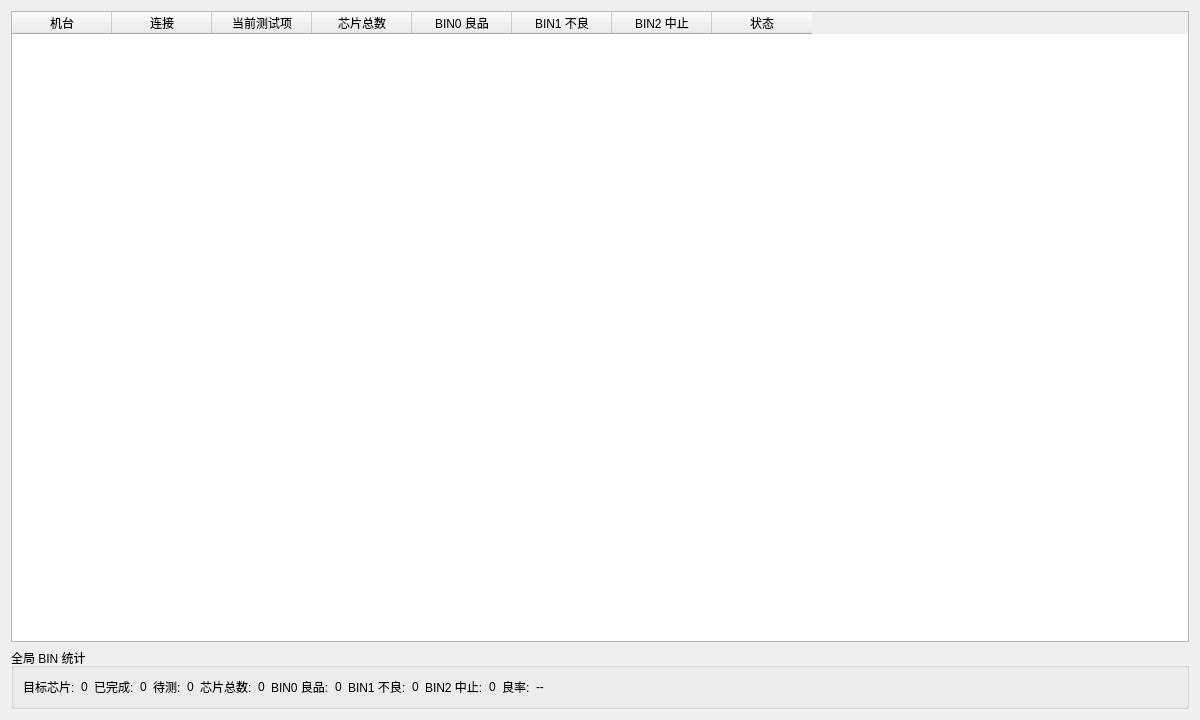
<?xml version="1.0" encoding="UTF-8"?>
<ui version="4.0">
 <class>Dashboard</class>
 <widget class="QWidget" name="Dashboard">
  <property name="geometry">
   <rect>
    <x>0</x>
    <y>0</y>
    <width>1200</width>
    <height>720</height>
   </rect>
  </property>
  <layout class="QVBoxLayout" name="rootLayout">
   <item>
    <widget class="QTableWidget" name="tbl_dash">
     <column>
      <property name="text">
       <string>机台</string>
      </property>
     </column>
     <column>
      <property name="text">
       <string>连接</string>
      </property>
     </column>
     <column>
      <property name="text">
       <string>当前测试项</string>
      </property>
     </column>
     <column>
      <property name="text">
       <string>芯片总数</string>
      </property>
     </column>
     <column>
      <property name="text">
       <string>BIN0 良品</string>
      </property>
     </column>
     <column>
      <property name="text">
       <string>BIN1 不良</string>
      </property>
     </column>
     <column>
      <property name="text">
       <string>BIN2 中止</string>
      </property>
     </column>
     <column>
      <property name="text">
       <string>状态</string>
      </property>
     </column>
    </widget>
   </item>
   <item>
    <widget class="QGroupBox" name="grp_global">
     <property name="title">
      <string>全局 BIN 统计</string>
     </property>
     <layout class="QHBoxLayout" name="globalRow">
      <item>
       <widget class="QLabel" name="lbl_g_target">
        <property name="text">
         <string>目标芯片:</string>
        </property>
       </widget>
      </item>
      <item>
       <widget class="QLabel" name="val_g_target">
        <property name="text">
         <string>0</string>
        </property>
       </widget>
      </item>
      <item>
       <widget class="QLabel" name="lbl_g_done">
        <property name="text">
         <string>已完成:</string>
        </property>
       </widget>
      </item>
      <item>
       <widget class="QLabel" name="val_g_done">
        <property name="text">
         <string>0</string>
        </property>
       </widget>
      </item>
      <item>
       <widget class="QLabel" name="lbl_g_remain">
        <property name="text">
         <string>待测:</string>
        </property>
       </widget>
      </item>
      <item>
       <widget class="QLabel" name="val_g_remain">
        <property name="text">
         <string>0</string>
        </property>
       </widget>
      </item>
      <item>
       <widget class="QLabel" name="lbl_g_chips">
        <property name="text">
         <string>芯片总数:</string>
        </property>
       </widget>
      </item>
      <item>
       <widget class="QLabel" name="val_g_chips">
        <property name="text">
         <string>0</string>
        </property>
       </widget>
      </item>
      <item>
       <widget class="QLabel" name="lbl_g_bin0">
        <property name="text">
         <string>BIN0 良品:</string>
        </property>
       </widget>
      </item>
      <item>
       <widget class="QLabel" name="val_g_bin0">
        <property name="text">
         <string>0</string>
        </property>
       </widget>
      </item>
      <item>
       <widget class="QLabel" name="lbl_g_bin1">
        <property name="text">
         <string>BIN1 不良:</string>
        </property>
       </widget>
      </item>
      <item>
       <widget class="QLabel" name="val_g_bin1">
        <property name="text">
         <string>0</string>
        </property>
       </widget>
      </item>
      <item>
       <widget class="QLabel" name="lbl_g_bin2">
        <property name="text">
         <string>BIN2 中止:</string>
        </property>
       </widget>
      </item>
      <item>
       <widget class="QLabel" name="val_g_bin2">
        <property name="text">
         <string>0</string>
        </property>
       </widget>
      </item>
      <item>
       <widget class="QLabel" name="lbl_g_yield">
        <property name="text">
         <string>良率:</string>
        </property>
       </widget>
      </item>
      <item>
       <widget class="QLabel" name="val_g_yield">
        <property name="text">
         <string>--</string>
        </property>
       </widget>
      </item>
      <item>
       <spacer name="globalSpacer">
        <property name="orientation">
         <enum>Qt::Horizontal</enum>
        </property>
        <property name="sizeHint" stdset="0">
         <size>
          <width>40</width>
          <height>20</height>
         </size>
        </property>
       </spacer>
      </item>
     </layout>
    </widget>
   </item>
  </layout>
 </widget>
 <resources/>
 <connections/>
</ui>
